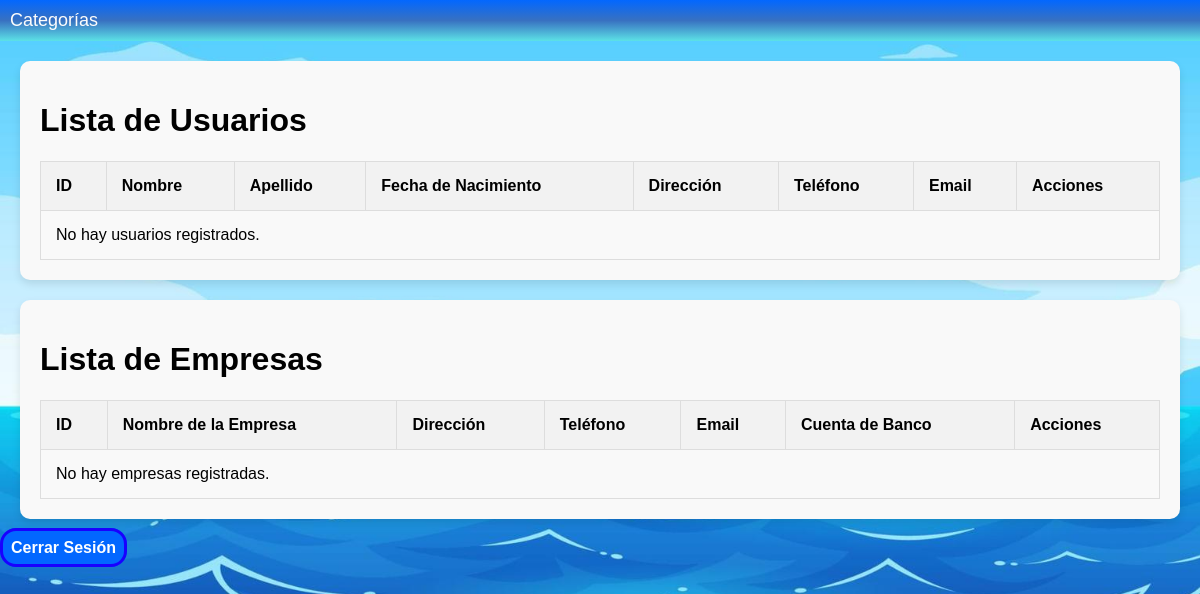
Before: /views/listarUsuarios.php with the older database file.
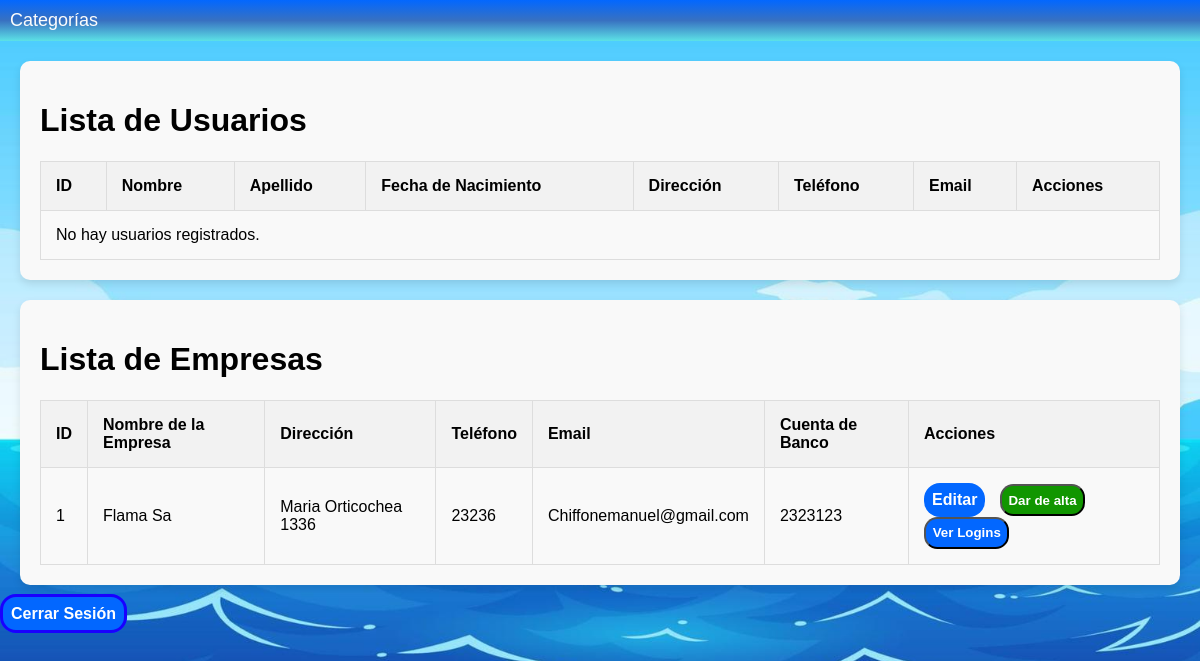
After: the same page with the newer database file.
### tables this page shows
CREATE TABLE `empresa` (
  `idemp` int(11) NOT NULL AUTO_INCREMENT,
  `nombre` varchar(255) NOT NULL,
  `direccion` varchar(50) NOT NULL,
  `telefono` int(15) NOT NULL,
  `email` varchar(30) NOT NULL,
  `passw` varchar(255) NOT NULL,
  `cuentabanco` int(15) NOT NULL,
  `activo` enum('sí','no') DEFAULT 'sí',
  PRIMARY KEY (`idemp`),
  UNIQUE KEY `telefono` (`telefono`),
  UNIQUE KEY `email` (`email`),
  UNIQUE KEY `cuentabanco` (`cuentabanco`)
);

### models/Usuario.php (called while the page is built, shortened)
<?php
require_once __DIR__ . '/../config/Database.php';
class Usuario {
    private $conn;
    private $table_name = "cliente";
    public function __construct() {
        $database = new Database('user');
        $this->conn = $database->getConnection();
    }
    public function readAll() {
        $query = "SELECT * FROM " . $this->table_name;
        $result = $this->conn->query($query);
        return $result;
}
}
?>

### config/Database.php (called while the page is built, shortened)
<?php
class Database {
    private $host = "127.0.0.1";
    private $db_name = "oceantrade";
    private $username;
    private $password;
    public function __construct($role = 'guest') {
        switch ($role) {
            case 'user':
                $this->username = 'app_user';
                $this->password = 'password_app';
                break;
            default:
                $this->username = 'guest_user';
                $this->password = 'password_guest';
                break;
        }
    }
    public function getConnection() {
        $this->conn = null;
        try {
            $this->conn = new mysqli($this->host, $this->username, $this->password, $this->db_name);
        } catch (Exception $e) {
            echo $e->getMessage();
        }
        return $this->conn;
    }
}

### controllers/UsuarioController.php (called while the page is built, shortened)
<?php
require_once __DIR__ . '/../models/Usuario.php';
class UsuarioController {
    public function readAll() {
        $usuario = new Usuario();
        $result = $usuario->readAll();
        return $result;
    }
}

### models/Empresa.php (called while the page is built, shortened)
<?php
require_once __DIR__ . '/../config/Database.php';
class Empresa {
    private $conn;
    private $table_name = "empresa";
    public function __construct() {
        $database = new Database('user');
        $this->conn = $database->getConnection();
    }
    public function readAll() {
        $query = "SELECT * FROM " . $this->table_name;
        $result = $this->conn->query($query);
        return $result;
    }
}
?>

### controllers/EmpresaController.php (called while the page is built, shortened)
<?php
require_once __DIR__ . '/../models/Empresa.php';
class EmpresaController {
    public function readAll() {
        $empresa = new Empresa();
        $result = $empresa->readAll();
        return $result;
    }
}
?>

### views/listarUsuarios.php (the view, shortened to what this page needs)
<?php
require_once __DIR__ . '/../controllers/UsuarioController.php';
require_once __DIR__ . '/../controllers/EmpresaController.php';
$usuarioController = new UsuarioController();
$usuarios = $usuarioController->readAll();
$empresaController = new EmpresaController();
$empresas = $empresaController->readAll();
?>
<!DOCTYPE html>
<html lang="es">
<head>
    <link rel="stylesheet" href="/sigto/assets/css/style.css">
    <link rel="stylesheet" href="/sigto/assets/css/admin.css">
</head>
<body>
<nav class="navbar">
    <ul class="nav-menu">
        <li class="nav-item dropdown">
            <a href="#" class="nav-link">Categorías</a>
        </li>
    </ul>
</nav>
<div class="panel-gestion">
    <h1>Lista de Usuarios</h1>
    <table>
        <thead>
            <tr>
                <th>ID</th>
                <th>Nombre</th>
                <th>Apellido</th>
                <th>Fecha de Nacimiento</th>
                <th>Dirección</th>
                <th>Teléfono</th>
                <th>Email</th>
                <th>Acciones</th>
            </tr>
        </thead>
        <tbody>
        <?php if ($usuarios && $usuarios->num_rows > 0): ?>
            <?php while ($usuario = $usuarios->fetch_assoc()): ?>
                <tr>
                    <td><?php echo $usuario['idus']; ?></td>
                    <td><?php echo $usuario['nombre']; ?></td>
                    <td><?php echo $usuario['apellido']; ?></td>
                    <td><?php echo $usuario['fecnac']; ?></td>
                    <td><?php echo $usuario['direccion']; ?></td>
                    <td><?php echo $usuario['telefono']; ?></td>
                    <td><?php echo $usuario['email']; ?></td>
                    <td>
                        <a id="editar" class="btn" href="/sigto/index.php?action=edit&idus=<?php echo $usuario['idus']; ?>">Editar</a>
                        <?php if ($usuario['activo'] == 'si'): ?>
                            <button class="btn-baja" onclick="cambiarEstadoUsuario(<?php echo $usuario['idus']; ?>, 'no')">Dar de baja</button>
                        <?php else: ?>
                            <button class="btn-alta" onclick="cambiarEstadoUsuario(<?php echo $usuario['idus']; ?>, 'si')">Dar de alta</button>
                        <?php endif; ?>
                        <button type="button" class="btn view-logins-btn" onclick="toggleMenu(<?php echo $usuario['idus']; ?>)">Ver Logins</button>
                    </td>
                </tr>
                <tr id="logins-<?php echo $usuario['idus']; ?>" style="display:none;">
                    <td colspan="8">
                        <?php
                        $logins = $usuarioController->getUserLogins($usuario['idus']);
                        ?>
                        <table>
                            <thead>
                                <tr>
                                    <th>Fecha</th>
                                    <th>Hora</th>
                                    <th>URL</th>
                                </tr>
                            </thead>
                            <tbody>
                                <?php foreach ($logins as $login): ?>
                                <tr>
                                    <td><?php echo $login['fecha']; ?></td>
                                    <td><?php echo $login['hora']; ?></td>
                                    <td><?php echo $login['url']; ?></td>
                                </tr>
                                <?php endforeach; ?>
                            </tbody>
                        </table>
                    </td>
                </tr>
            <?php endwhile; ?>
        <?php else: ?>
            <tr>
                <td colspan="8">No hay usuarios registrados.</td>
            </tr>
        <?php endif; ?>
        </tbody>
    </table>
</div>
<div class="panel-gestion">
    <h1>Lista de Empresas</h1>
    <table>
        <thead>
            <tr>
                <th>ID</th>
                <th>Nombre de la Empresa</th>
                <th>Dirección</th>
                <th>Teléfono</th>
                <th>Email</th>
                <th>Cuenta de Banco</th>
                <th>Acciones</th>
            </tr>
        </thead>
        <tbody>
        <?php if ($empresas && $empresas->num_rows > 0): ?>
            <?php while ($empresa = $empresas->fetch_assoc()): ?>
                <tr>
                    <td><?php echo $empresa['idemp']; ?></td>
                    <td><?php echo $empresa['nombre']; ?></td>
                    <td><?php echo $empresa['direccion']; ?></td>
                    <td><?php echo $empresa['telefono']; ?></td>
                    <td><?php echo $empresa['email']; ?></td>
                    <td><?php echo $empresa['cuentabanco']; ?></td>
                    <td>
                    <a id="editar" class="btn" href="/sigto/index.php?action=edit2&idemp=<?php echo $empresa['idemp']; ?>">Editar</a>
                    <?php if ($empresa['activo'] == 'si'): ?>
                    <button class="btn-baja" onclick="cambiarEstadoEmpresa(<?php echo $empresa['idemp']; ?>, 'no')">Dar de baja</button>
                    <?php else: ?>
                      <button class="btn-alta" onclick="cambiarEstadoEmpresa(<?php echo $empresa['idemp']; ?>, 'si')">Dar de alta</button>
                    <?php endif; ?>
                        <button type="button" class="btn view-logins-btn" onclick="toggleEmpresaMenu(<?php echo $empresa['idemp']; ?>)">Ver Logins</button>
                    </td>
                </tr>
            <?php endwhile; ?>
        <?php else: ?>
            <tr>
                <td colspan="7">No hay empresas registradas.</td>
            </tr>
        <?php endif; ?>
        </tbody>
    </table>
</div>
<a id="logout" class="btn" href="/sigto/index.php?action=logout">Cerrar Sesión</a>
</body>
</html>

### assets/css/style.css (style rules this page uses)
:root { --azuloscuro: #0267FF; --azulmedio: #3871C1; --azulclaro: #51Aee5; --turquesa: #5CE1E6; }
body { font-family: Arial, Helvetica, sans-serif, sans-serif; margin: 0; padding: 0; background-image: url('../images/ocean\ background.jpg'); background-size:cover; background-repeat: no-repeat; background-position: center; }
.navbar { background: linear-gradient(to top , var(--turquesa) ,var(--azulmedio),var(--azuloscuro)) !important; }
button { background-color: var(--azuloscuro); color: white; }

### assets/css/admin.css (style rules this page uses)
.navbar { background-color: #333; padding: 10px; }
.nav-menu { list-style-type: none; margin: 0; padding: 0; display: flex; }
.nav-item { margin-right: 20px; position: relative; }
.nav-link { color: rgb(252, 252, 252); text-decoration: none; font-size: 18px; }
.panel-gestion { padding: 20px; background-color: #f9f9f9; border-radius: 10px; box-shadow: 0 4px 8px rgba(0, 0, 0, 0.1); margin: 20px; }
table { width: 100%; border-collapse: collapse; margin-top: 20px; }
table, th, td { border: 1px solid #ddd; }
th, td { padding: 15px; text-align: left; }
th { background-color: #f2f2f2; }
#editar, #eliminar, .view-logins-btn { text-decoration: none; background-color: #0267FF; color: white; border-radius: 1em; padding: 0.5em; font-weight: bold; display: inline-block; width: auto; margin-right: 10px; text-align: center; }
#logout { text-decoration: none; text-align: center; color: white; font-weight: bold; background-color: #0267FF; border: 3px solid #1900ff; border-radius: 1em; margin-top: 1em; padding: 0.5em; width: 100%; }
.btn-alta { background-color: #119600; border-radius: 1em; padding: 0.5em; font-weight: bold; color: white; text-decoration: none; display: inline-block; width: auto; margin-right: 10px; text-align: center; }

Changed rows visible on the page:
added empresa: idemp "1", nombre "Flama Sa", direccion "Maria Orticochea 1336", telefono "23236", email "Chiffonemanuel@gmail.com", cuentabanco "2323123"
Other visible differences:
text no longer shown: "No hay empresas registradas."
